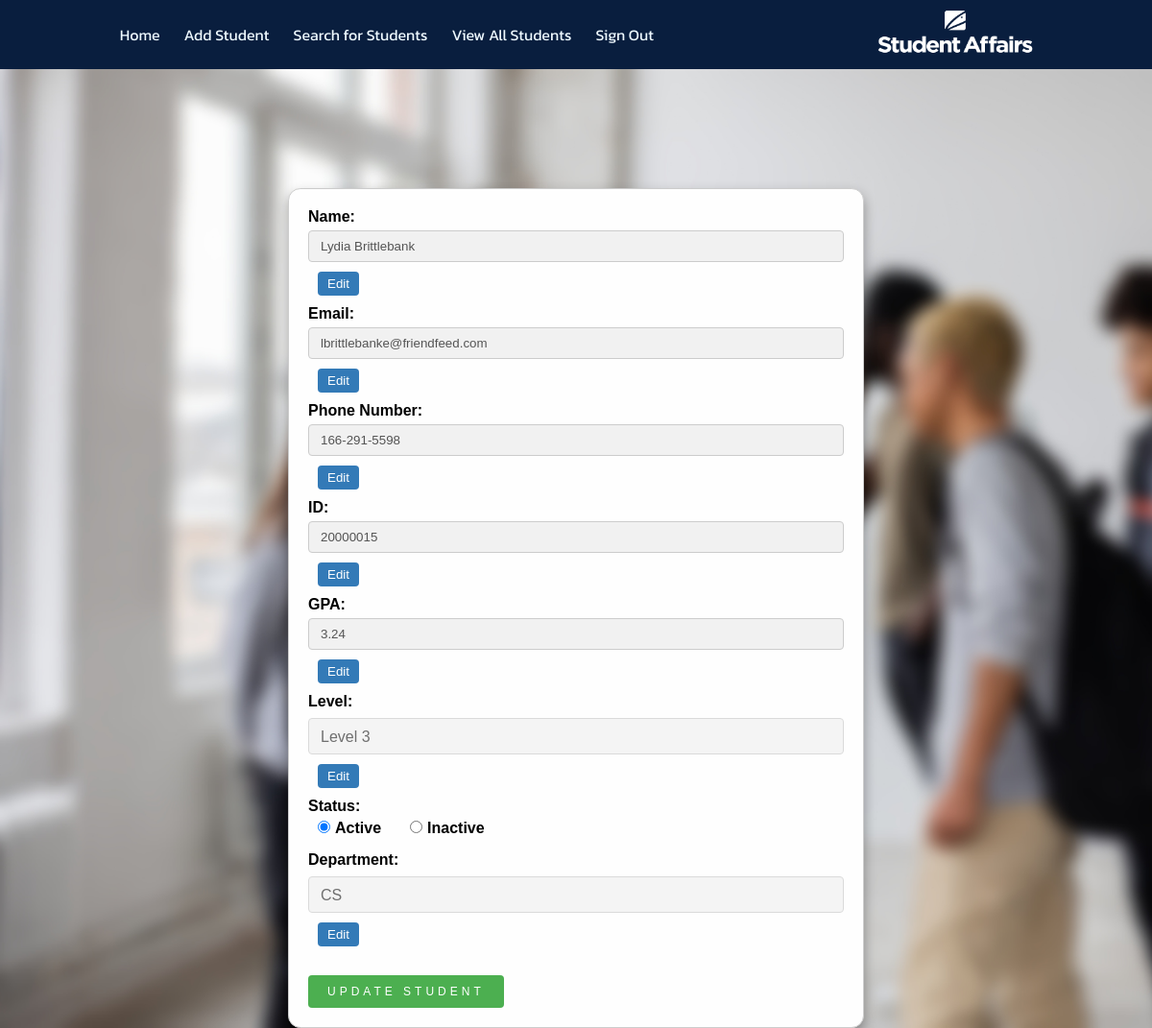
/update/20000015/ (signed in), run on the app's committed database.
### pages/models.py (models this page shows)
class Student(models.Model):
    name = models.CharField(max_length=255)
    email = models.EmailField()
    phone_number = models.CharField(max_length=20)
    student_id = models.PositiveIntegerField(primary_key=True)
    gpa = models.DecimalField(max_digits=3, decimal_places=2)
    level = models.PositiveSmallIntegerField()
    status = models.BooleanField()
    DEPARTMENT_CHOICES = (
        ('CS', 'Computer Science'),
        ('IS', 'Information System'),
        ('IT', 'Information Technology'),
        ('AI', 'Aritificial Inteligence'),
        ('DS', 'Descision Support'),
    )
    department = models.CharField(
        max_length=10, choices=DEPARTMENT_CHOICES, null=True)
    birthday = models.DateField()
    GENDER_CHOICES = (
        ('male', 'Male'),
        ('female', 'Female'),
    )
    gender = models.CharField(max_length=10, choices=GENDER_CHOICES)

### pages/views.py (the view, shortened to what this page needs)
# urls.py: path('update/<int:pk>/', views.update, name='update_student'),
@login_required(login_url='SignIn')
def update(request, pk):
    student = Student.objects.get(pk=pk)
    return render(request, "pages/update_student.html", {"student": student, "levels": list(range(1, 5)), "departments": ["CS", "IS", "IT", "SW"]})

### SA_Project/email_auth_backend.py (called while the page is built)
    def get_user(self, user_id):
        UserModel = get_user_model()
        try:
            return UserModel.objects.get(pk=user_id)
        except UserModel.DoesNotExist:
            return None

### pages/templates/pages/update_student.html (shortened to what this page needs)
{% load static %}
<!DOCTYPE html>
<html lang="en">
<head>
  <link rel="stylesheet" href="{% static 'css/common.css' %}" />
  <link rel="stylesheet" href="{% static 'css/Add_student.css' %}" />
  <link rel="stylesheet" href="{% static 'css/updatestudent.css' %}" />
</head>
<body>
  <header>
    <nav>
      <ul>
        <li><a href="{% url 'main' %}">Home</a></li>
        <li>
          <a href="{% url 'add_student' %}">Add Student</a>
        </li>
        <li><a href="{% url 'search_student' %}">Search for Students</a></li>
        <li><a href="{% url 'show_students' %}">View All Students</a></li>
        <li><a href="{% url 'sign_out' %}">Sign Out</a></li>
      </ul>
      <a href="{% url 'main' %}">
        <img src="{% static 'images/logo.png' %}" alt="Student Affairs" width="180px" height="46" />
      </a>
    </nav>
  </header>
  <br />
  <br />
  <br />
  <br />
  <div class="formcontainer">
    <form method="POST" action="">
      <div class="form-group">
        <label for="name">Name:</label>
        <input type="text" id="name" name="name" value="{{ student.name }}" disabled />
        <button type="button" class="btn-edit">Edit</button>
      </div>
      <div class="form-group">
        <label for="Email">Email:</label>
        <input type="text" id="Email" name="email" value="{{ student.email }}" disabled />
        <button type="button" class="btn-edit">Edit</button>
      </div>
      <div class="form-group">
        <label for="phone">Phone Number:</label>
        <input type="text" id="phone" name="phonenumber" value="{{ student.phone_number }}" disabled />
        <button type="button" class="btn-edit">Edit</button>
      </div>
      <div class="form-group">
        <label for="id">ID:</label>
        <input type="text" id="id" name="student_id" value="{{ student.student_id }}" disabled />
        <button type="button" class="btn-edit">Edit</button>
      </div>
      <div class="form-group">
        <label for="gpa">GPA:</label>
        <input type="text" id="gpa" name="gpa" value="{{ student.gpa }}" disabled />
        <button type="button" class="btn-edit">Edit</button>
      </div>
      <div class="form-group">
        <label for="levels">Level:</label>
        <select name="level" id="levels" disabled>
          {% for level in levels %}
          {% if student.level == level %}
          <option value="{{ level }}" selected>Level {{ level }}</option>
          {% else %}
          <option value="{{ level }}">Level {{ level }}</option>
          {% endif %}
          {% endfor %}
        </select>
        <button type="button" class="btn-edit">Edit</button>
      </div>
      <div class="form-group">
        <label for="status">Status:</label>
        <div class="radio-group">
          {% if student.status %}
          <label><input type="radio" name="status" value="active" checked />Active</label>
          <label><input type="radio" name="status" value="inactive" />Inactive</label>
          {% else %}
          <label><input type="radio" name="status" value="active" />Active</label>
          <label><input type="radio" name="status" value="inactive" checked />Inactive</label>
          {% endif %}
        </div>
      </div>
      {%if student.level == 3%}
      <div class="form-group">
        <label for="department">Department:</label>
        <select name="department" id="department" disabled>
          {% for department in departments %}
          {% if student.department == department %}
          <option value="{{ department }}" selected>{{ department }}</option>
          {% else %}
          <option value="{{ department }}">{{ department }}</option>
          {% endif %}
          {% endfor %}
        </select>
        <button type="button" class="btn-edit">Edit</button>
      </div>
      {%endif%}
      <input type="submit" value="Update Student" />
    </form>
  </div>
</body>
</html>

### pages/static/css/common.css (style rules this page uses)
:root { --primary: #06a3da; --secondary: #34ad54; --light: #eef9ff; --dark: #091e3e; --grey: rgb(244, 252, 255); --darkGrey: rgb(220, 220, 220); --shadow: rgb(150 150 150); --shadowLight: rgb(200, 200, 200); --section-padding: 100px; }
html { scroll-behavior: smooth; }
* { -webkit-box-sizing: border-box; -moz-box-sizing: border-box; box-sizing: border-box; padding: 0; margin: 0; }
body { font-family: "Kanit", sans-serif; background-color: var(--light); }
a { text-decoration: none; color: inherit; }
header nav { position: fixed; top: 0; left: 0; margin: auto; z-index: 2; width: 100%; background-color: var(--dark); color: var(--light); padding: 10px; display: flex; justify-content: space-around; min-height: 52px; align-items: center; }
header nav ul { list-style: none; margin: 0; padding: 0; display: flex; }
nav ul li { padding: 10px; margin-right: 5px; color: var(--light); transition: 0.5s; cursor: pointer; }

### pages/static/css/Add_student.css (style rules this page uses)
form { width: 80%; max-width: 600px; margin: 0 auto; padding: 20px; border: 1px solid #ccc; border-radius: 5px; font-family: Arial, sans-serif; background-color: #fefefe; backdrop-filter: blur(7px); box-shadow: 0 .4rem .8rem #0005; border-radius: .8rem; justify-content: center; overflow: hidden; }
label { display: block; font-weight: bold; margin-bottom: 10px; }
input[type="tex"], select, input[type="date"] { width: 100%; padding: 12px 20px; margin: 8px 0; box-sizing: border-box; border: none; border-radius: 4px; font-size: 16px; background-color: #fefefe; }
input[type="radio"] { margin-right: 10px; }
input[type="submit"] { position: relative; display: inline-block; padding: 10px 20px; background-color: #091e3e; color: #ffffff; border-radius: 7px; font-size: 12px; text-decoration: none; text-transform: uppercase; overflow: hidden; transition: .5s; margin-top: 0px; border: none; letter-spacing: 4px }
select { appearance: none; -moz-appearance: none; -webkit-appearance: none; -ms-appearance: none; background-color: transparent; background: url('./svg/common/arrow-down-new.svg') right transparent; color: #333; font-size: 16px; padding: 10px 10px 10px 0; position: relative; display: block; width: 300px; border: none; border-bottom: 1px solid #000000; border-radius: 0; }

### pages/static/css/updatestudent.css (style rules this page uses)
header { position: relative; top: 0; left: 0; width: 100%; z-index: 1; }
.formcontainer { margin-top: 100px; margin-bottom: 100px; }
form { width: 80%; margin: 0 auto; font-family: Arial, sans-serif; }
.form-group { margin-bottom: 10px; }
label { display: block; margin-bottom: 5px; font-weight: bold; }
input[type="text"], select { width: 100%; padding: 8px 12px; margin-bottom: 10px; border: 1px solid #ccc; border-radius: 4px; box-sizing: border-box; }
select { height: 38px; }
.radio-group { display: flex; flex-direction: row; }
.radio-group label { margin-right: 20px; }
input[type="submit"] { background-color: #4CAF50; color: #fff; border: none; border-radius: 4px; cursor: pointer; padding: 10px 20px; margin-top: 20px; }
.btn-edit { background-color: #337ab7; color: #fff; border: none; border-radius: 4px; cursor: pointer; padding: 5px 10px; margin-left: 10px; }
input[disabled], select[disabled] { background-color: #f1f1f1; cursor: not-allowed; }
input[type="radio"] { margin-right: 5px; margin-left: 10px; }

### data on the page
Student: name "Lydia Brittlebank", email "lbrittlebanke@friendfeed.com", phonenumber "166-291-5598", student_id "20000015", gpa "3.24", level "Level 3", department "CS"
